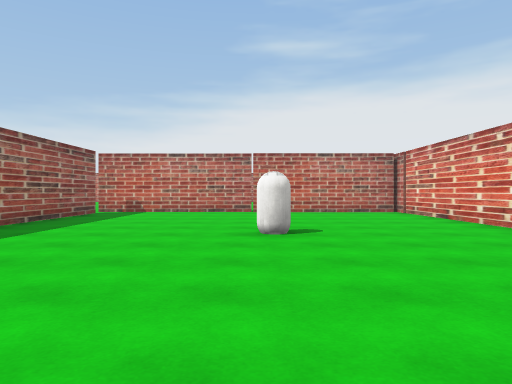
[1] (above)

17 first-person views from a walk through a scene from a Unity 3-D project. The camera is 1.2 m above the floor, looks level and sees 70° across. The floor is counted in squares, 2 m on a side. Each view is taken from the middle of a square. On the plan, view 1 faces up. The plan holds only what a view shows up to about 10 squares ahead; the rest is blank. The place goes on beyond the plan. The player is left out. Some surface patterns are stand-ins.

[2]
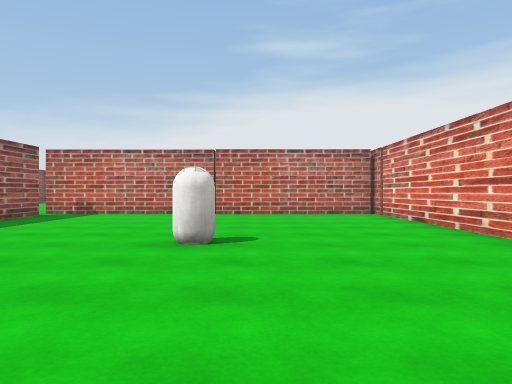

[3]
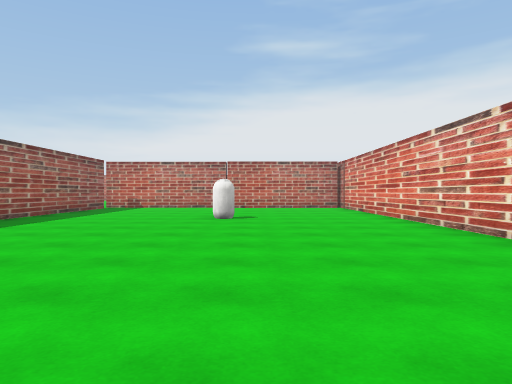

[4]
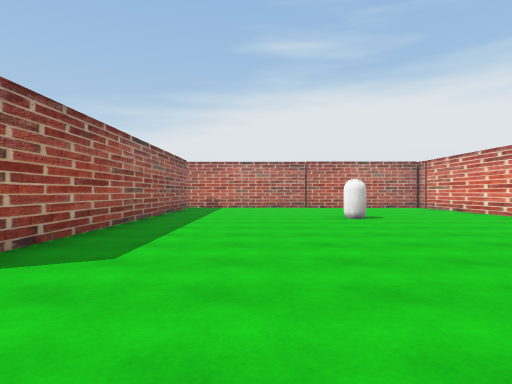

[5]
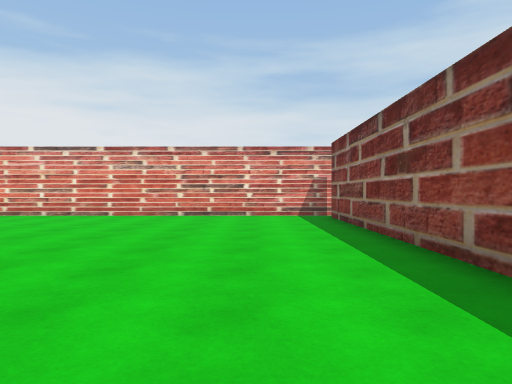

[6]
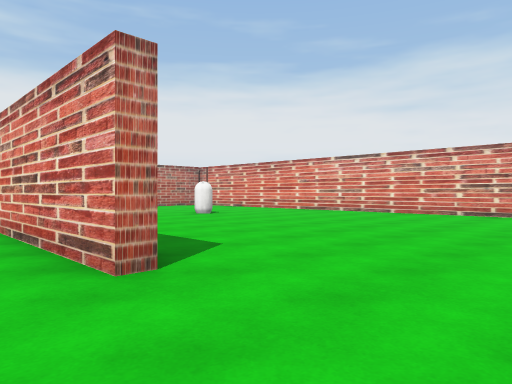

[7]
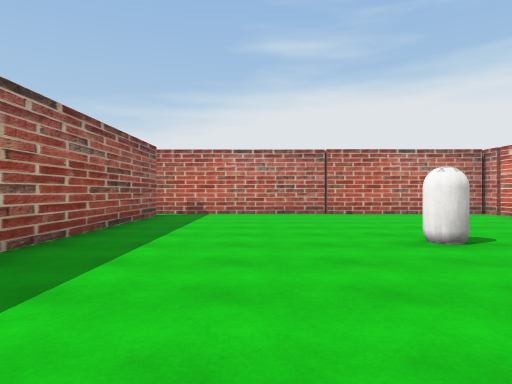

[8]
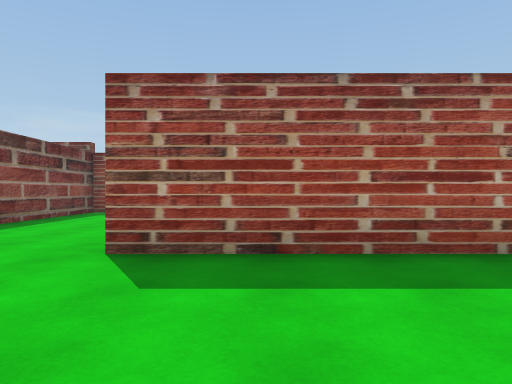

[9]
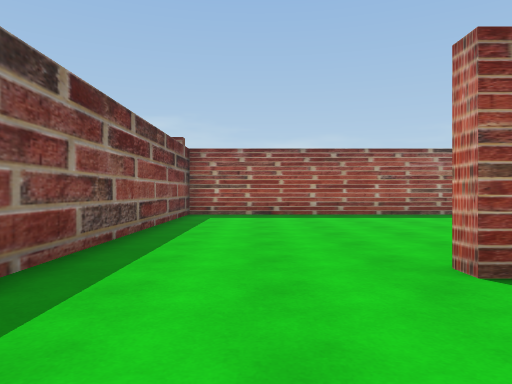

[10]
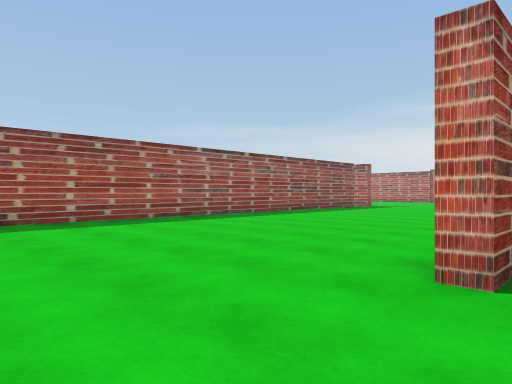

[11]
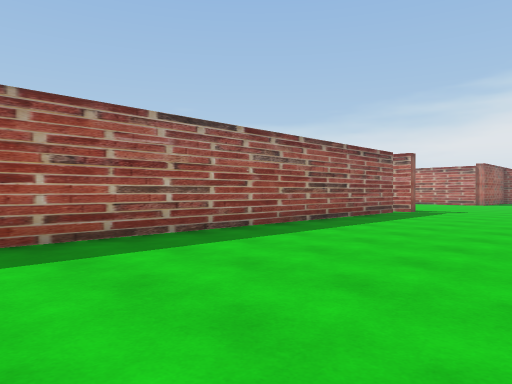

[12]
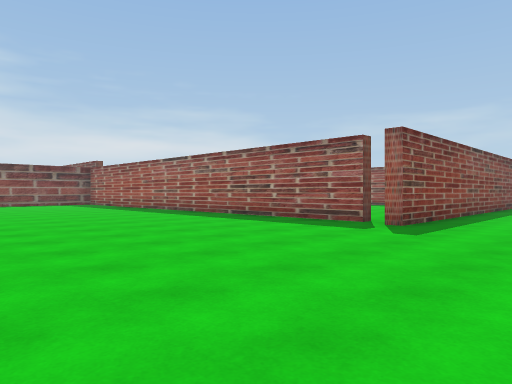

[13]
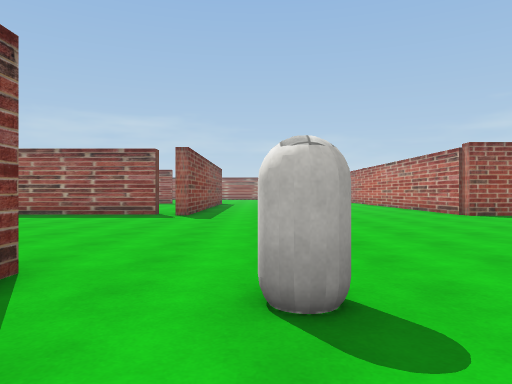

[14]
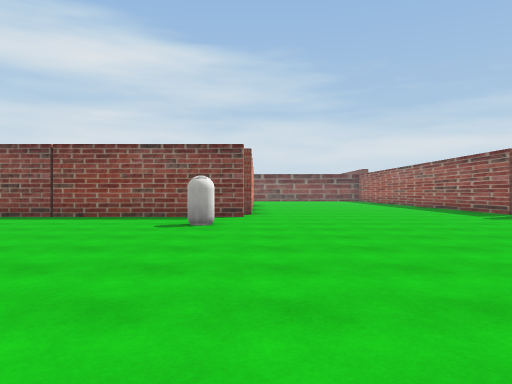

[15]
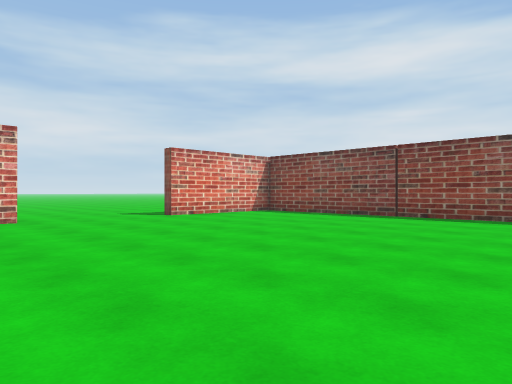

[16]
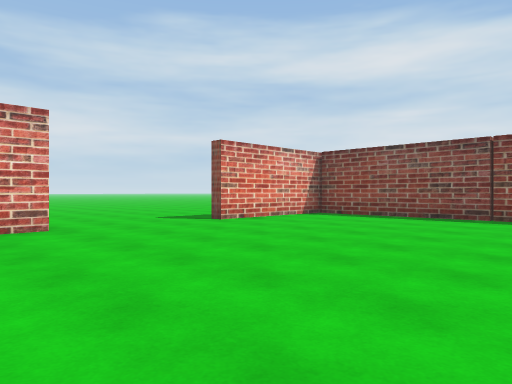

[17]
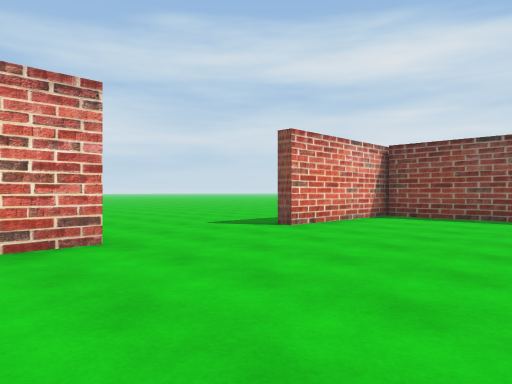

### Floor plan
Points are (right, up) in squares from view 1. A wall is a line through its corners. A room is listed if a view was taken in it or the views show most of it. See-through windows are left out.
Room 1 (views 1, 2, 3, 4, 5, 6, 7, 8, 9, 10)
walls: (-2.5, -3.8) (3.6, -3.8); (4.2, -4) (4.2, 10.9); (-4.5, 10.4) (-4.5, -0.5); (4.1, 10.9) (-4.8, 10.9); (-6.5, -3.8) (-4.5, -3.8)
ways out: opening at (-5.3, -2) to room 2; opening at (4, -4)
objects: other object (0, 5)
Room 2 (views 11, 12, 13, 14, 15, 16, 17)
walls: (-4.8, 11.2) (4.1, 11.2); (-12.1, 10.3) (-11.7, 10.3) (-11.7, -3.8) (-6.5, -3.8); (-11.2, 19.5) (-11.2, 18.3) (-12, 18.3); (4.2, 10.9) (4.2, 14.9) (4.6, 14.9); (-16.4, 11.2) (-11.4, 11.2) (-11.4, 10.9); (-4.9, -0.5) (-4.9, 3.5); (4.2, 18.2) (4.2, 19.4)
ways out: opening at (-5.3, -2) to room 1
objects: other object (-4, 13)

Where each view was taken, in squares from view 1:
view 1: 0 up, 0 right, facing up
view 2: 1 up, 1 right, facing up
view 3: 3 down, 1 right, facing up
view 4: 3 down, 2 left, facing up
view 5: 2 down, 5 left, facing right
view 6: 3 down, 6 left, facing up-right
view 7: 1 up, 2 left, facing up
view 8: 1 up, 1 left, facing left
view 9: 2 down, 2 left, facing left
view 10: 3 down, 4 left, facing up-left
view 11: 0 up, 7 left, facing up-left
view 12: 14 up, 5 left, facing down-left
view 13: 13 up, 2 left, facing left
view 14: 20 up, 5 left, facing down
view 15: 20 up, 4 left, facing down-right
view 16: 20 up, 2 left, facing down-right
view 17: 20 up, 0 right, facing down-right
